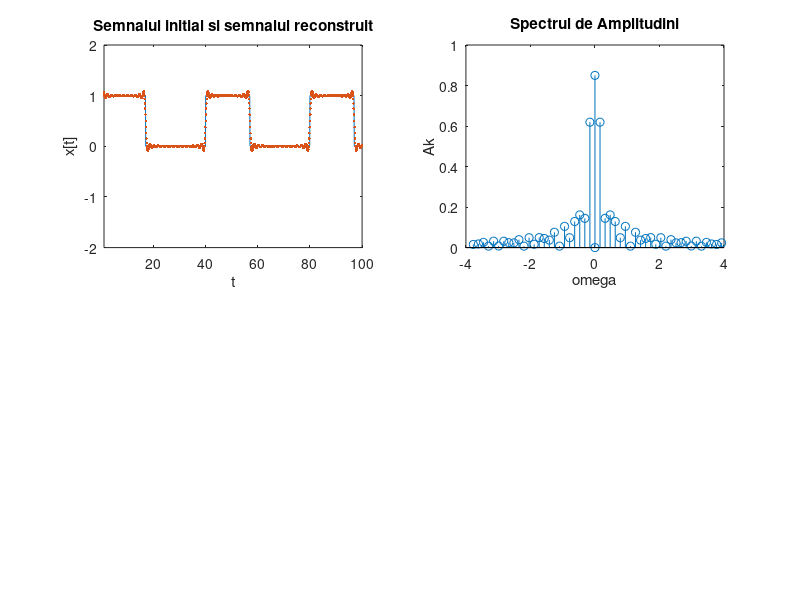

The MATLAB source for this figure:
%Tema 2 SP
t=0:0.1:100;%rezolutia temporara
T=40;%valoarea Perioadei
w=2*pi/T;
D=17;%durata semnalului
d=D/T*100;%factorul de umplere
x=0.5*square(w*t,d)+0.5;%generarea semnalului dreptunghiular
subplot(2,2,1);
plot(t,x);axis([1 100 -2 2]);xlabel('t');ylabel('x[t]');title('Semnalul initial si semnalul reconstruit');%reprezentarea grafica
hold on;
N=50;%nr de coeficienti pe care ii voi calcula
f=zeros(size(N));%creez un vector in care toate elementele sunt zero si in care voi reconstrui semnalul cu ajutorul coeficientilor 
subplot(2,2,2);

a=0;%un vector egal cu zero in care voi memora Coeficientii dezvoltarii seriei Fourier
omega=0;%un vector egal cu zero in care voi memora valorie k*omega

for k=(-N/2+1):(N/2)%parcurg elementele cele 50 de elemente de la -24 la 25 
    q=@(t) exp(-j*k*w*t);%functie de t
    
    X=(1/T)*integral(q, 0, 17);%formula pentru calculul coeficientilor dezvoltarii seriei Fourier
    
    f=f+X*exp(j*k*w*t);%reconstruirea semnalului
    a=[a,X];%memorarea Coeficientilor
    omega=[omega,k];%memorarea valorilor k*omega
end
a %afisarea coeficientilor 
stem(omega*w,2*abs(a));xlabel('omega');ylabel('Ak');title('Spectrul de Amplitudini');%reprezentarea spectrului de amplitudini 
subplot(2,2,1); 
plot(t,f,'.');%reprezentarea semnalului reconstruit peste semnalul initial(reprezentarea celor doua pe acelasi grafic se face cu ajutorul functiilor "hold on" si "hold off"
hold off;
